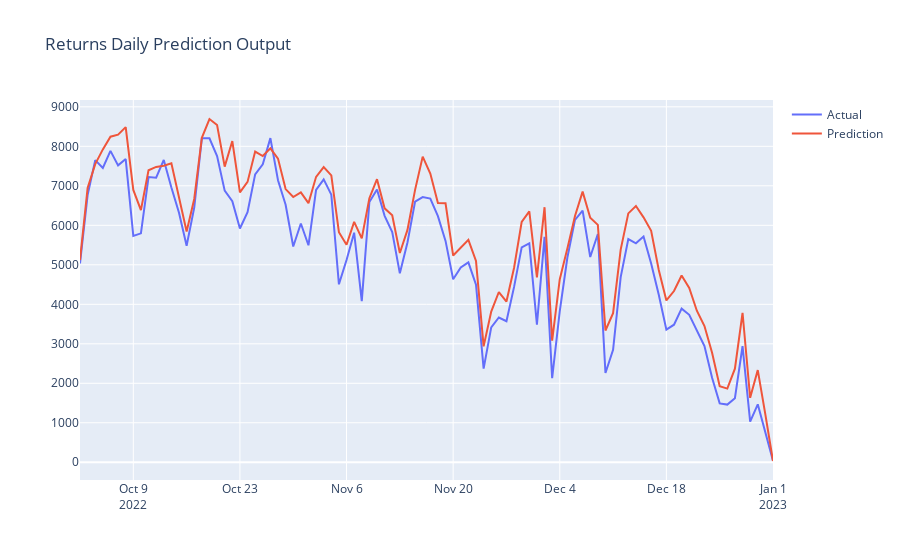

The notebook cell saved with this chart:
### Code cell
daily_fig_returns.update_layout(title="Returns Daily Prediction Output")
